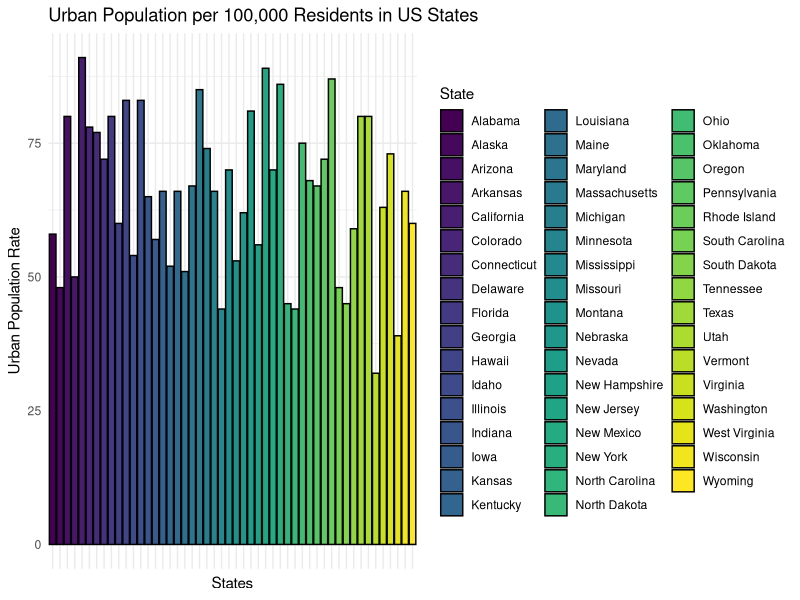

This figure's R source: (Note: this script raises an error after producing the figure.)
## ---- chunk 1
library(tidyverse)
crime_data <- USArrests
crime_data$State <- rownames(USArrests)
crime_data$State
liberal_states <- c("California", "Colorado", "Connecticut", "Delaware", "Hawaii", "Illinois", "Maine", "Maryland", "Massachusetts", "New Hampshire", "New Jersey", "New Mexico", "New York", "Oregon", "Rhode Island", "Vermont", "Virginia", "Washington", "Florida", "Georgia", "Minnesota", "Nevada", "North Carolina")
conservative_states <- c("Arizona", "Alabama", "Alaska", "Arkansas", "Idaho", "Indiana", "Iowa", "Kansas", "Kentucky", "Louisiana", "Mississippi", "Missouri", "Montana", "Nebraska", "North Dakota", "Oklahoma", "South Carolina", "South Dakota", "Tennessee", "Texas", "Utah", "West Virginia", "Michigan", "Ohio", "Pennsylvania", "Wyoming", "Wisconsin")
crime_data <- crime_data |>
  mutate(Affiliation = case_when(
    State %in% liberal_states ~ "Liberal",
    State %in% conservative_states ~ "Conservative",
  ))
## ---- chunk 2
ggplot(crime_data, aes(x = State, y = UrbanPop, fill = State)) +
  geom_bar(stat = "identity", color = "black") +
  scale_fill_viridis_d() +  
  labs(title = "Urban Population per 100,000 Residents in US States",
       x = "States",
       y = "Urban Population Rate") +
  theme_minimal() + theme(axis.text.x = element_blank(),  
        axis.ticks.x = element_blank())  
## ---- chunk 3
ggplot(USArrests, aes(x = State, y = Rape, fill = State)) +
  geom_bar(stat = "identity") +
  labs(title = "Rape by State",
       x = "State",
       y = "Rape Arrests per 100,000") +
  theme_minimal() +
  theme(axis.text.x = element_text(angle = 90, hjust = 1, size = 5))
## ---- chunk 4
#Conservative Murder Graph
conservative_only <- crime_data |>
  filter(Affiliation == "Conservative")

ggplot(conservative_only, aes(x = State, y = Murder, fill = State)) +
  geom_bar(stat = "identity") +
  labs(title = "Murder Rate by Conservative State",
       x = "State",
       y = "Murder Rate") +
  theme_minimal() +
  theme(axis.text.x = element_text(angle = 90, hjust = 1, size = 10))
## ---- chunk 5
#Conservative Assault Graph
ggplot(conservative_only, aes(x = State, y = Assault, fill = State)) +
  geom_bar(stat = "identity") +
  labs(title = "Assault Rate by Conservative State",
       x = "State",
       y = "Assault Rate") +
  theme_minimal() +
  theme(axis.text.x = element_text(angle = 90, hjust = 1, size = 10))
## ---- chunk 6
#Conservative Rape Graph
ggplot(conservative_only, aes(x = State, y = Rape, fill = State)) +
  geom_bar(stat = "identity") +
  labs(title = "Rape Rate by Conservative State",
       x = "State",
       y = "Rape Rate") +
  theme_minimal() +
  theme(axis.text.x = element_text(angle = 90, hjust = 1, size = 10))
## ---- chunk 7
ggplot(conservative_only, aes(x = State, y = UrbanPop, fill = State)) +
  geom_bar(stat = "identity") +
  labs(title = "Urban Population Rate by Conservative State",
       x = "State",
       y = "Urban Population Rate") +
  theme_minimal() +
  theme(axis.text.x = element_text(angle = 90, hjust = 1, size = 10))
## ---- chunk 8
#Linearity
ggplot(conservative_only, aes(x = UrbanPop, y = Murder)) + geom_point() +
  geom_smooth(method = "lm", se = F, color = "red") +
  geom_smooth(se = F, color = "blue") + labs(title = "Linearity for Murder by Conservative State") 
#Homoskedasticity
fit <- lm(UrbanPop ~ Murder, data = conservative_only)
library(broom)
augment(fit) %>% ggplot(aes(x = Murder, y = .resid)) + geom_point() +
  geom_hline(yintercept = 0, color = "red") + 
  geom_smooth(se = F, color = "blue") + labs(title = "Homoskedasticity for Murder by Conservative State")
#Normality
augment(fit) %>% ggplot(aes(sample = .resid)) +
  stat_qq() +
  stat_qq_line() +
  labs(title = "Normality for Murder by Conservative State", x = "Theoretical quantiles",
       y = "Standardized residuals")
## ---- chunk 9
#Linearity
ggplot(conservative_only, aes(x = UrbanPop, y = Assault)) + geom_point() +
  geom_smooth(method = "lm", se = F, color = "red") +
  geom_smooth(se = F, color = "blue") + labs(title = "Linearity for Assault by Conservative State") 
#Homoskedasticity
fit_2 <- lm(UrbanPop ~ Assault, data = conservative_only)
library(broom)
augment(fit_2) %>% ggplot(aes(x = Assault, y = .resid)) + geom_point() +
  geom_hline(yintercept = 0, color = "red") + 
  geom_smooth(se = F, color = "blue") + labs(title = "Homoskedasticity for Assault by Conservative State")
#Normality
augment(fit_2) %>% ggplot(aes(sample = .resid)) +
  stat_qq() +
  stat_qq_line() +
  labs(title = "Normality for Assault by Conservative State", x = "Theoretical quantiles",
       y = "Standardized residuals")
## ---- chunk 10
#Linearity
ggplot(conservative_only, aes(x = UrbanPop, y = Rape)) + geom_point() +
  geom_smooth(method = "lm", se = F, color = "red") +
  geom_smooth(se = F, color = "blue") + labs(title = "Linearity for Rape by Conservative State") 
#Homoskedasticity
fit_3 <- lm(UrbanPop ~ Rape, data = conservative_only)
library(broom)
augment(fit_3) %>% ggplot(aes(x = Rape, y = .resid)) + geom_point() +
  geom_hline(yintercept = 0, color = "red") + 
  geom_smooth(se = F, color = "blue") + labs(title = "Homoskedasticity for Rape by Conservative State")
#Normality
augment(fit_3) %>% ggplot(aes(sample = .resid)) +
  stat_qq() +
  stat_qq_line() +
  labs(title = "Normality for Rape by Conservative State", x = "Theoretical quantiles",
       y = "Standardized residuals")
